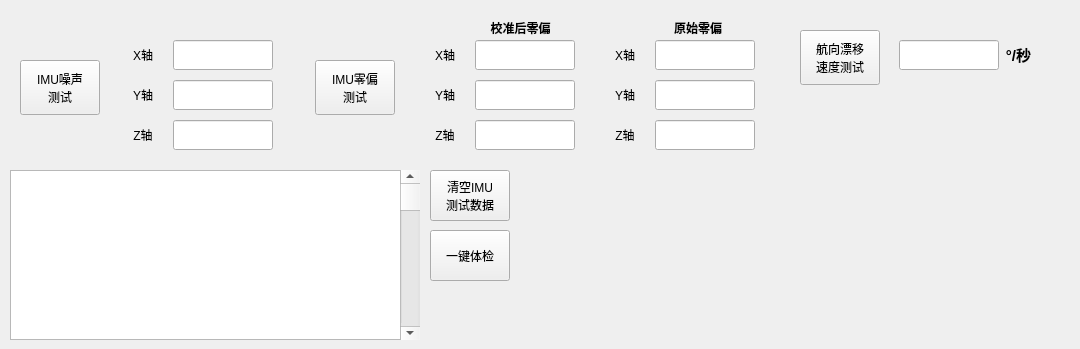
   <widget class="QWidget" name="Page4">
    <widget class="PanelItem" name="Page4_Pane1" native="true">
     <property name="geometry">
      <rect>
       <x>0</x>
       <y>0</y>
       <width>290</width>
       <height>160</height>
      </rect>
     </property>
     <widget class="QLabel" name="Page4_Pane1_label1">
      <property name="geometry">
       <rect>
        <x>123</x>
        <y>40</y>
        <width>40</width>
        <height>30</height>
       </rect>
      </property>
      <property name="text">
       <string>X轴</string>
      </property>
      <property name="alignment">
       <set>Qt::AlignCenter</set>
      </property>
     </widget>
     <widget class="HoverFillButton" name="Page4_Pane1_IMU_NoiseTest_Btn">
      <property name="geometry">
       <rect>
        <x>20</x>
        <y>60</y>
        <width>80</width>
        <height>55</height>
       </rect>
      </property>
      <property name="text">
       <string>IMU噪声
测试</string>
      </property>
     </widget>
     <widget class="QLabel" name="Page4_Pane1_label2">
      <property name="geometry">
       <rect>
        <x>123</x>
        <y>80</y>
        <width>40</width>
        <height>30</height>
       </rect>
      </property>
      <property name="text">
       <string>Y轴</string>
      </property>
      <property name="alignment">
       <set>Qt::AlignCenter</set>
      </property>
     </widget>
     <widget class="QLabel" name="Page4_Pane1_label3">
      <property name="geometry">
       <rect>
        <x>123</x>
        <y>120</y>
        <width>40</width>
        <height>30</height>
       </rect>
      </property>
      <property name="text">
       <string>Z轴</string>
      </property>
      <property name="alignment">
       <set>Qt::AlignCenter</set>
      </property>
     </widget>
     <widget class="QLineEdit" name="Page4_Pane1_X_lineEdit">
      <property name="enabled">
       <bool>true</bool>
      </property>
      <property name="geometry">
       <rect>
        <x>173</x>
        <y>40</y>
        <width>100</width>
        <height>30</height>
       </rect>
      </property>
      <property name="mouseTracking">
       <bool>true</bool>
      </property>
      <property name="focusPolicy">
       <enum>Qt::NoFocus</enum>
      </property>
      <property name="text">
       <string/>
      </property>
      <property name="echoMode">
       <enum>QLineEdit::Normal</enum>
      </property>
      <property name="readOnly">
       <bool>true</bool>
      </property>
      <property name="clearButtonEnabled">
       <bool>false</bool>
      </property>
     </widget>
     <widget class="QLineEdit" name="Page4_Pane1_Y_lineEdit">
      <property name="enabled">
       <bool>true</bool>
      </property>
      <property name="geometry">
       <rect>
        <x>173</x>
        <y>80</y>
        <width>100</width>
        <height>30</height>
       </rect>
      </property>
      <property name="mouseTracking">
       <bool>true</bool>
      </property>
      <property name="focusPolicy">
       <enum>Qt::NoFocus</enum>
      </property>
      <property name="text">
       <string/>
      </property>
      <property name="echoMode">
       <enum>QLineEdit::Normal</enum>
      </property>
      <property name="readOnly">
       <bool>true</bool>
      </property>
      <property name="clearButtonEnabled">
       <bool>false</bool>
      </property>
     </widget>
     <widget class="QLineEdit" name="Page4_Pane1_Z_lineEdit">
      <property name="enabled">
       <bool>true</bool>
      </property>
      <property name="geometry">
       <rect>
        <x>173</x>
        <y>120</y>
        <width>100</width>
        <height>30</height>
       </rect>
      </property>
      <property name="mouseTracking">
       <bool>true</bool>
      </property>
      <property name="focusPolicy">
       <enum>Qt::NoFocus</enum>
      </property>
      <property name="text">
       <string/>
      </property>
      <property name="echoMode">
       <enum>QLineEdit::Normal</enum>
      </property>
      <property name="readOnly">
       <bool>true</bool>
      </property>
      <property name="clearButtonEnabled">
       <bool>false</bool>
      </property>
     </widget>
    </widget>
    <widget class="PanelItem" name="Page4_Pane2" native="true">
     <property name="geometry">
      <rect>
       <x>295</x>
       <y>0</y>
       <width>490</width>
       <height>160</height>
      </rect>
     </property>
     <widget class="QLabel" name="Page4_Pane2_label1">
      <property name="geometry">
       <rect>
        <x>130</x>
        <y>40</y>
        <width>40</width>
        <height>30</height>
       </rect>
      </property>
      <property name="text">
       <string>X轴</string>
      </property>
      <property name="alignment">
       <set>Qt::AlignCenter</set>
      </property>
     </widget>
     <widget class="HoverFillButton" name="Page4_Pane2_IMUZeroOffset_Btn">
      <property name="geometry">
       <rect>
        <x>20</x>
        <y>60</y>
        <width>80</width>
        <height>55</height>
       </rect>
      </property>
      <property name="text">
       <string>IMU零偏
测试</string>
      </property>
     </widget>
     <widget class="QLabel" name="Page4_Pane2_label2">
      <property name="geometry">
       <rect>
        <x>130</x>
        <y>80</y>
        <width>40</width>
        <height>30</height>
       </rect>
      </property>
      <property name="text">
       <string>Y轴</string>
      </property>
      <property name="alignment">
       <set>Qt::AlignCenter</set>
      </property>
     </widget>
     <widget class="QLabel" name="Page4_Pane2_label3">
      <property name="geometry">
       <rect>
        <x>130</x>
        <y>120</y>
        <width>40</width>
        <height>30</height>
       </rect>
      </property>
      <property name="text">
       <string>Z轴</string>
      </property>
      <property name="alignment">
       <set>Qt::AlignCenter</set>
      </property>
     </widget>
     <widget class="QLineEdit" name="Page4_Pane2_XAfterCalibration_lineEdit">
      <property name="enabled">
       <bool>true</bool>
      </property>
      <property name="geometry">
       <rect>
        <x>180</x>
        <y>40</y>
        <width>100</width>
        <height>30</height>
       </rect>
      </property>
      <property name="mouseTracking">
       <bool>true</bool>
      </property>
      <property name="focusPolicy">
       <enum>Qt::NoFocus</enum>
      </property>
      <property name="text">
       <string/>
      </property>
      <property name="echoMode">
       <enum>QLineEdit::Normal</enum>
      </property>
      <property name="readOnly">
       <bool>true</bool>
      </property>
      <property name="clearButtonEnabled">
       <bool>false</bool>
      </property>
     </widget>
     <widget class="QLineEdit" name="Page4_Pane2_YAfterCalibration_lineEdit">
      <property name="enabled">
       <bool>true</bool>
      </property>
      <property name="geometry">
       <rect>
        <x>180</x>
        <y>80</y>
        <width>100</width>
        <height>30</height>
       </rect>
      </property>
      <property name="mouseTracking">
       <bool>true</bool>
      </property>
      <property name="focusPolicy">
       <enum>Qt::NoFocus</enum>
      </property>
      <property name="text">
       <string/>
      </property>
      <property name="echoMode">
       <enum>QLineEdit::Normal</enum>
      </property>
      <property name="readOnly">
       <bool>true</bool>
      </property>
      <property name="clearButtonEnabled">
       <bool>false</bool>
      </property>
     </widget>
     <widget class="QLineEdit" name="Page4_Pane2_ZAfterCalibration_lineEdit">
      <property name="enabled">
       <bool>true</bool>
      </property>
      <property name="geometry">
       <rect>
        <x>180</x>
        <y>120</y>
        <width>100</width>
        <height>30</height>
       </rect>
      </property>
      <property name="mouseTracking">
       <bool>true</bool>
      </property>
      <property name="focusPolicy">
       <enum>Qt::NoFocus</enum>
      </property>
      <property name="text">
       <string/>
      </property>
      <property name="echoMode">
       <enum>QLineEdit::Normal</enum>
      </property>
      <property name="readOnly">
       <bool>true</bool>
      </property>
      <property name="clearButtonEnabled">
       <bool>false</bool>
      </property>
     </widget>
     <widget class="QLabel" name="Page4_Pane2_label7">
      <property name="geometry">
       <rect>
        <x>310</x>
        <y>120</y>
        <width>40</width>
        <height>30</height>
       </rect>
      </property>
      <property name="text">
       <string>Z轴</string>
      </property>
      <property name="alignment">
       <set>Qt::AlignCenter</set>
      </property>
     </widget>
     <widget class="QLineEdit" name="Page4_Pane2_YOriginal_lineEdit">
      <property name="enabled">
       <bool>true</bool>
      </property>
      <property name="geometry">
       <rect>
        <x>360</x>
        <y>80</y>
        <width>100</width>
        <height>30</height>
       </rect>
      </property>
      <property name="mouseTracking">
       <bool>true</bool>
      </property>
      <property name="focusPolicy">
       <enum>Qt::NoFocus</enum>
      </property>
      <property name="text">
       <string/>
      </property>
      <property name="echoMode">
       <enum>QLineEdit::Normal</enum>
      </property>
      <property name="readOnly">
       <bool>true</bool>
      </property>
      <property name="clearButtonEnabled">
       <bool>false</bool>
      </property>
     </widget>
     <widget class="QLineEdit" name="Page4_Pane2_ZOriginal_lineEdit">
      <property name="enabled">
       <bool>true</bool>
      </property>
      <property name="geometry">
       <rect>
        <x>360</x>
        <y>120</y>
        <width>100</width>
        <height>30</height>
       </rect>
      </property>
      <property name="mouseTracking">
       <bool>true</bool>
      </property>
      <property name="focusPolicy">
       <enum>Qt::NoFocus</enum>
      </property>
      <property name="text">
       <string/>
      </property>
      <property name="echoMode">
       <enum>QLineEdit::Normal</enum>
      </property>
      <property name="readOnly">
       <bool>true</bool>
      </property>
      <property name="clearButtonEnabled">
       <bool>false</bool>
      </property>
     </widget>
     <widget class="QLabel" name="Page4_Pane2_label5">
      <property name="geometry">
       <rect>
        <x>310</x>
        <y>40</y>
        <width>40</width>
        <height>30</height>
       </rect>
      </property>
      <property name="text">
       <string>X轴</string>
      </property>
      <property name="alignment">
       <set>Qt::AlignCenter</set>
      </property>
     </widget>
     <widget class="QLineEdit" name="Page4_Pane2_XOriginal_lineEdit">
      <property name="enabled">
       <bool>true</bool>
      </property>
      <property name="geometry">
       <rect>
        <x>360</x>
        <y>40</y>
        <width>100</width>
        <height>30</height>
       </rect>
      </property>
      <property name="mouseTracking">
       <bool>true</bool>
      </property>
      <property name="focusPolicy">
       <enum>Qt::NoFocus</enum>
      </property>
      <property name="text">
       <string/>
      </property>
      <property name="echoMode">
       <enum>QLineEdit::Normal</enum>
      </property>
      <property name="readOnly">
       <bool>true</bool>
      </property>
      <property name="clearButtonEnabled">
       <bool>false</bool>
      </property>
     </widget>
     <widget class="QLabel" name="Page4_Pane2_label6">
      <property name="geometry">
       <rect>
        <x>310</x>
        <y>80</y>
        <width>40</width>
        <height>30</height>
       </rect>
      </property>
      <property name="text">
       <string>Y轴</string>
      </property>
      <property name="alignment">
       <set>Qt::AlignCenter</set>
      </property>
     </widget>
     <widget class="QLabel" name="Page4_Pane2_label4">
      <property name="geometry">
       <rect>
        <x>190</x>
        <y>20</y>
        <width>71</width>
        <height>16</height>
       </rect>
      </property>
      <property name="font">
       <font>
        <italic>false</italic>
        <bold>true</bold>
        <underline>false</underline>
       </font>
      </property>
      <property name="text">
       <string>校准后零偏</string>
      </property>
      <property name="alignment">
       <set>Qt::AlignCenter</set>
      </property>
     </widget>
     <widget class="QLabel" name="Page4_Pane2_label8">
      <property name="geometry">
       <rect>
        <x>350</x>
        <y>20</y>
        <width>106</width>
        <height>16</height>
       </rect>
      </property>
      <property name="font">
       <font>
        <italic>false</italic>
        <bold>true</bold>
        <underline>false</underline>
       </font>
      </property>
      <property name="text">
       <string>原始零偏</string>
      </property>
      <property name="alignment">
       <set>Qt::AlignCenter</set>
      </property>
     </widget>
    </widget>
    <widget class="HoverFillButton" name="Page4_Experience_Btn">
     <property name="geometry">
      <rect>
       <x>430</x>
       <y>230</y>
       <width>80</width>
       <height>51</height>
      </rect>
     </property>
     <property name="text">
      <string>一键体检</string>
     </property>
    </widget>
    <widget class="QTextEdit" name="Page4_Experience_textEdit">
     <property name="geometry">
      <rect>
       <x>10</x>
       <y>170</y>
       <width>410</width>
       <height>170</height>
      </rect>
     </property>
     <property name="focusPolicy">
      <enum>Qt::NoFocus</enum>
     </property>
     <property name="styleSheet">
      <string notr="true"/>
     </property>
     <property name="verticalScrollBarPolicy">
      <enum>Qt::ScrollBarAlwaysOn</enum>
     </property>
     <property name="horizontalScrollBarPolicy">
      <enum>Qt::ScrollBarAlwaysOff</enum>
     </property>
     <property name="readOnly">
      <bool>true</bool>
     </property>
    </widget>
    <widget class="QScrollBar" name="Page4_ExperienceTextEdit_scrollBar">
     <property name="geometry">
      <rect>
       <x>400</x>
       <y>170</y>
       <width>20</width>
       <height>170</height>
      </rect>
     </property>
     <property name="styleSheet">
      <string notr="true"/>
     </property>
     <property name="orientation">
      <enum>Qt::Vertical</enum>
     </property>
    </widget>
    <widget class="HoverFillButton" name="Page4_ClearTest_Btn">
     <property name="geometry">
      <rect>
       <x>430</x>
       <y>170</y>
       <width>80</width>
       <height>51</height>
      </rect>
     </property>
     <property name="text">
      <string>清空IMU
测试数据</string>
     </property>
    </widget>
    <widget class="PanelItem" name="Page4_Pane3" native="true">
     <property name="geometry">
      <rect>
       <x>790</x>
       <y>0</y>
       <width>281</width>
       <height>111</height>
      </rect>
     </property>
     <widget class="HoverFillButton" name="Page4_Pane3_YawDriftSpeedTest_Btn">
      <property name="geometry">
       <rect>
        <x>10</x>
        <y>30</y>
        <width>80</width>
        <height>55</height>
       </rect>
      </property>
      <property name="text">
       <string>航向漂移
速度测试</string>
      </property>
     </widget>
     <widget class="QLineEdit" name="Page4_Pane3_YawDriftSpeedTest_lineEdit">
      <property name="enabled">
       <bool>true</bool>
      </property>
      <property name="geometry">
       <rect>
        <x>109</x>
        <y>40</y>
        <width>100</width>
        <height>30</height>
       </rect>
      </property>
      <property name="mouseTracking">
       <bool>true</bool>
      </property>
      <property name="focusPolicy">
       <enum>Qt::NoFocus</enum>
      </property>
      <property name="text">
       <string/>
      </property>
      <property name="echoMode">
       <enum>QLineEdit::Normal</enum>
      </property>
      <property name="readOnly">
       <bool>true</bool>
      </property>
      <property name="clearButtonEnabled">
       <bool>false</bool>
      </property>
     </widget>
     <widget class="QLabel" name="Page4_Pane3_label1">
      <property name="geometry">
       <rect>
        <x>203</x>
        <y>39</y>
        <width>51</width>
        <height>30</height>
       </rect>
      </property>
      <property name="font">
       <font>
        <pointsize>11</pointsize>
        <italic>false</italic>
        <bold>true</bold>
        <underline>false</underline>
       </font>
      </property>
      <property name="text">
       <string>°/秒</string>
      </property>
      <property name="alignment">
       <set>Qt::AlignCenter</set>
      </property>
     </widget>
    </widget>
   </widget>
